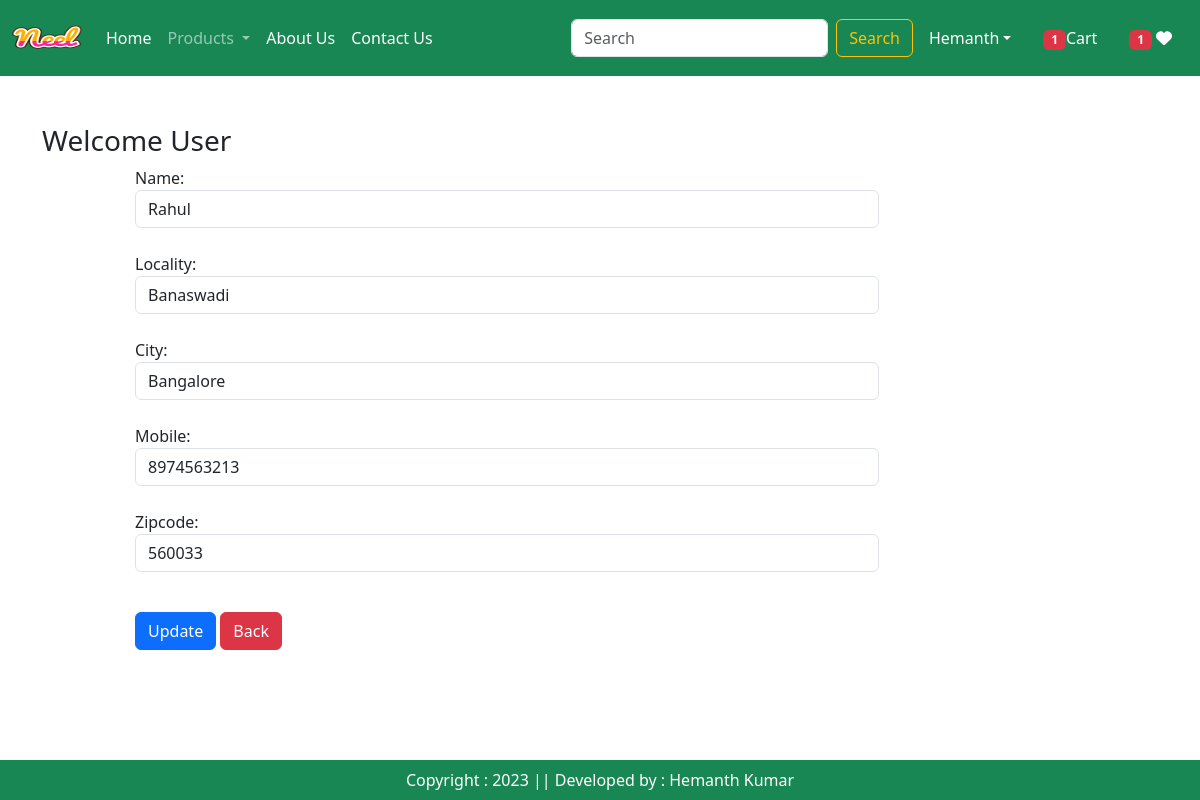
The page /updateAddress/8 (signed in) on the database its author committed.
### ecc_app/models.py (models this page shows, shortened)
class Customer(models.Model):
    user = models.ForeignKey(User, on_delete=models.CASCADE)
    name = models.CharField(max_length=200)
    locality = models.CharField(max_length=200)
    city = models.CharField(max_length=50)
    mobile = models.IntegerField(default=0)
    zipcode = models.IntegerField()

### ecc_app/views.py (the view, shortened to what this page needs)
# urls.py: path('updateAddress/<int:pk>', views.updateAddress.as_view(),name="updateAddress"),
@method_decorator(login_required,name='dispatch')
class updateAddress(View):
    def get(self,request,pk):
        totalitem=0
        wishitem=0
        if request.user.is_authenticated:
            totalitem=len(Cart.objects.filter(user=request.user))
            wishitem=len(Wishlist.objects.filter(user=request.user))
        add = Customer.objects.get(pk=pk)
        form = CustomerProfileForm(instance=add)
        return render(request,'app/updateAddress.html',locals())

### ecc_app/forms.py
class CustomerProfileForm(forms.ModelForm):
    class Meta:
        model = Customer
        fields = ['id','name','locality','city','mobile','zipcode']
        widgets={
            'name':forms.TextInput(attrs={'class':'form-control'}),
            'locality':forms.TextInput(attrs={'class':'form-control'}),
            'city':forms.TextInput(attrs={'class':'form-control'}),
            'mobile':forms.NumberInput(attrs={'class':'form-control'}),
            'zipcode':forms.NumberInput(attrs={'class':'form-control'}),
        }

### ecc_app/templates/app/updateAddress.html (shortened to what this page needs)
{% extends 'app/base.html' %}
{% load static %}
{% block main-content %}
    <div class="container my-5">
        <div class="row">
        <h3>Welcome <span class="text-capitalize">{{request.user}}</span></h3>
        </div>
    <div class="col-sm-8 offset-sm-1">
        <form action="" method="post">
            {% for fm in form %}
                {{fm.label_tag}} {{fm}} <small class="text-dager">{{fm.errors|striptags}}</small> <br>
            {% endfor %}
            <div class="col-12 mt-3">
                <button type="submit" class="btn btn-primary">Update</button>
                <a href="{%url 'address' %}" type="button" class="btn btn-danger">Back</a>
            </div>
        </form>
    </div>
</div>
{% endblock main-content %}

### rows shown on the page
Customer: form "Rahul" "Banaswadi" "Bangalore" "8974563213" "560033"

### other values the page prints
{{ totalitem }} "1"
{{ wishitem }} "1"
{{ request.user }} "User"
{{ fm.label_tag }} "Name:" "Locality:" "City:" "Mobile:" "Zipcode:"
